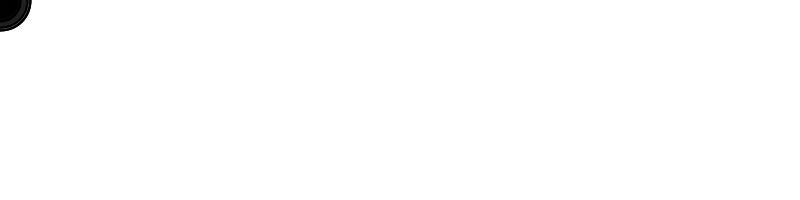
Frame 1 (no input)
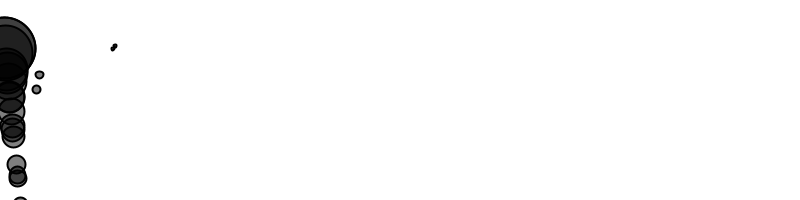
Frame 60 (the mouse pressed at the canvas centre just before this capture)
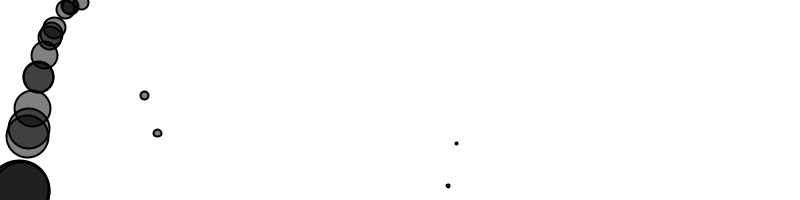
Frame 120 (the mouse held since frame 60 and released just before this capture)

The Processing sketch that drew these frames (run headless with seeded random() and noise(); from frame 60 on, the mouse is pressed at the canvas centre):

// Processing sketch: NOC_2_2_forces_many
// ── NOC_2_2_forces_many.pde
// The Nature of Code
// Daniel Shiffman
// http://natureofcode.com

Mover[] movers = new Mover[20];

void setup() {
  size(800,200);
  for (int i = 0; i < movers.length; i++) {
    movers[i] = new Mover(random(0.1,4),0,0); 
  }
}

void draw() {
  background(255);
  
  for (int i = 0; i < movers.length; i++) {

    PVector wind = new PVector(0.01,0);
    PVector gravity = new PVector(0,0.1);
    
    movers[i].applyForce(wind);
    movers[i].applyForce(gravity);

    movers[i].update();
    movers[i].display();
    movers[i].checkEdges();
  }

}










// ── Mover.pde
// The Nature of Code
// Daniel Shiffman
// http://natureofcode.com

class Mover {

  PVector location;
  PVector velocity;
  PVector acceleration;
  float mass;

  Mover(float m, float x , float y) {
    mass = m;
    location = new PVector(x,y);
    velocity = new PVector(0,0);
    acceleration = new PVector(0,0);
  }
  
  void applyForce(PVector force) {
    PVector f = PVector.div(force,mass);
    acceleration.add(f);
  }
  
  void update() {
    velocity.add(acceleration);
    location.add(velocity);
    acceleration.mult(0);
  }

  void display() {
    stroke(0);
    strokeWeight(2);
    fill(0,127);
    ellipse(location.x,location.y,mass*16,mass*16);
  }

  void checkEdges() {

    if (location.x > width) {
      location.x = width;
      velocity.x *= -1;
    } else if (location.x < 0) {
      velocity.x *= -1;
      location.x = 0;
    }

    if (location.y > height) {
      velocity.y *= -1;
      location.y = height;
    }

  }

}
